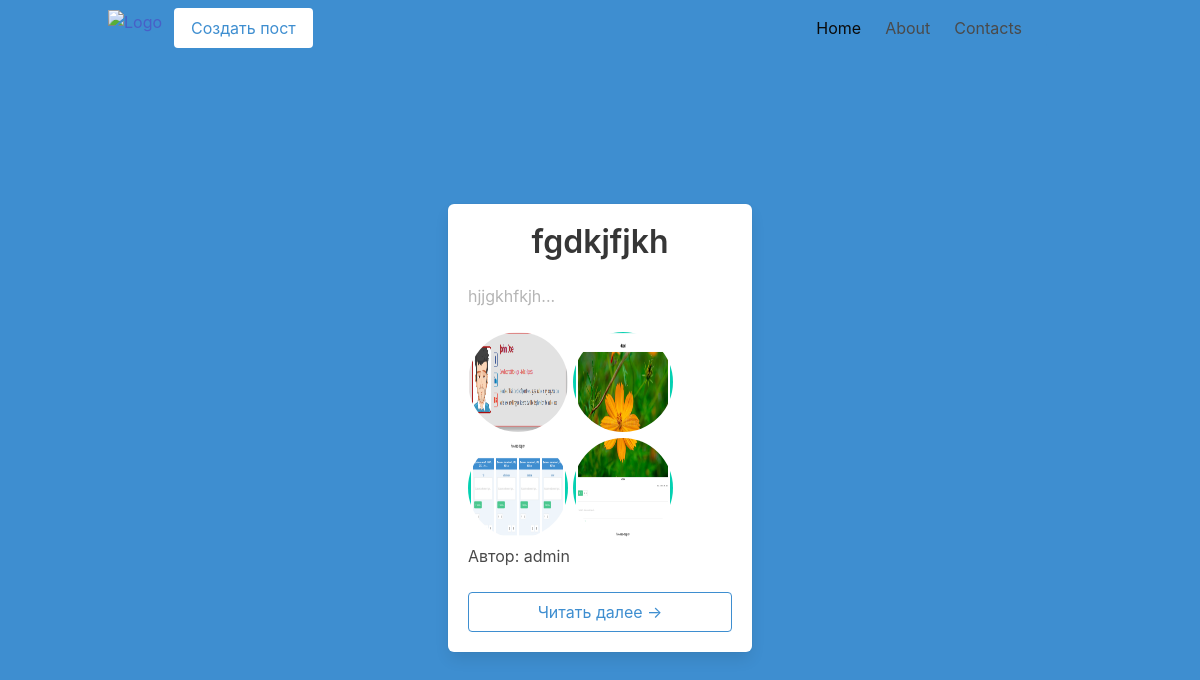
Before: / with the older database file.
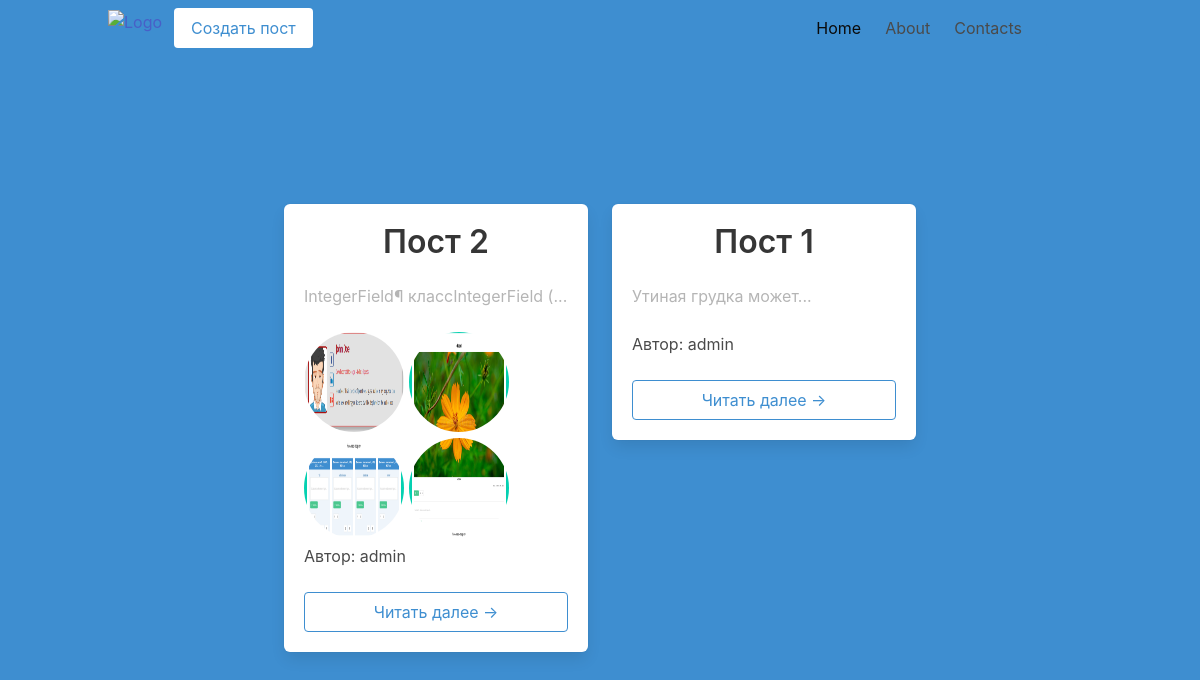
After: the same page with the newer database file.
### app/models.py (models this page shows, shortened)
class Post(models.Model):
    title = models.CharField(max_length = 255)
    content = models.TextField()
    slug = models.SlugField(unique = True)
    date_created = models.DateField(auto_now_add = True)
    update_at = models.DateTimeField(auto_now = True)
    author = models.ForeignKey(User, on_delete = models.CASCADE, null = True)
    def slice(self):
        return " ".join(self.content.split()[:3]) + "..."

class Photo (models.Model):
    image = models.ImageField(default="image.jpg", blank = True)
    post = models.ForeignKey('app.Post', null = True, on_delete = models.CASCADE)

### app/views.py (the view)
# urls.py: path('', views.index, name= 'index'),
def index(request):
    images = Photo.objects.all()
    posts = Post.objects.all()
    return render(request, 'app/index.html', {'posts':posts, "images" : images, "count":1} )

### app/templates/app/index.html
{% extends 'layout.html' %}
{% block content %}
<div class="container">
  <div class="columns is-centered is-multiline" >
      {% for post in posts%}
      <div class="column is-4">
          <div class="box" style="min-height: 200px;">
              <div class="title has-text-centered">
                  {{post.title}}
              </div>
              <div class="content has-text-grey-light">
                  {{post.slice}}
              </div>
              {% for i in images %}
              {% if i.post_id == post.id %}
                <a href="{% url 'app:post' post.slug %}"><img src="{{ i.image.url }}" alt="" style="border-radius: 50%;width: 100px; height: 100px;"></a>
              {% endif %}
              {% endfor %}
              <div class = "content"> Автор: {{post.author}}</div>
              <a href="{% url 'app:post' post.slug %}" class="button is-fullwidth is-info is-outlined is-size-6">Читать далее &#8594</a>
          </div>
      </div>
      {% endfor %}
  </div>
</div>
{% endblock %}

Changed rows visible on the page:
changed Post: title "fgdkjfjkh" → "Пост 2"; slice "hjjgkhfkjh..." → "IntegerField¶ классIntegerField (..."
added Post: title "Пост 1", slice "Утиная грудка может...", author "admin"
